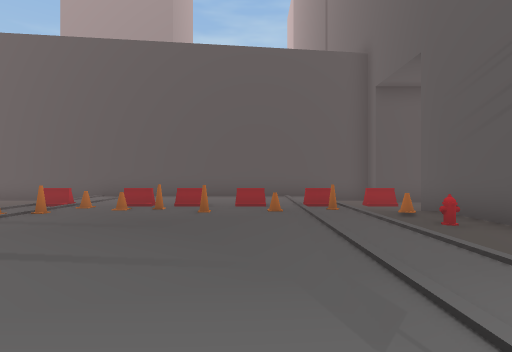
[1] (above)

24 first-person views from a walk through a Unity game level. The camera is 1.4 m above the floor, looks level and sees 80° across. The floor is counted in squares, 2 m on a side. Each view is taken from the middle of a square. On the plan, view 1 faces up. The plan holds only what a view shows up to about 10 squares ahead; the rest is blank. The place goes on beyond the plan. The player is left out.

[2]
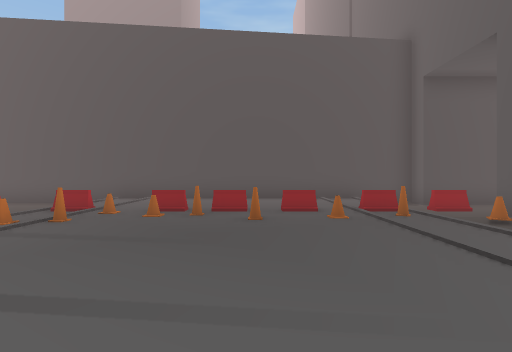

[3]
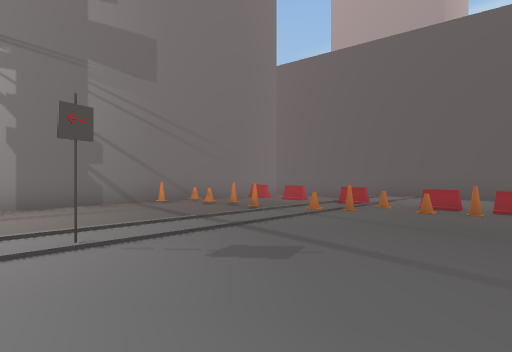

[4]
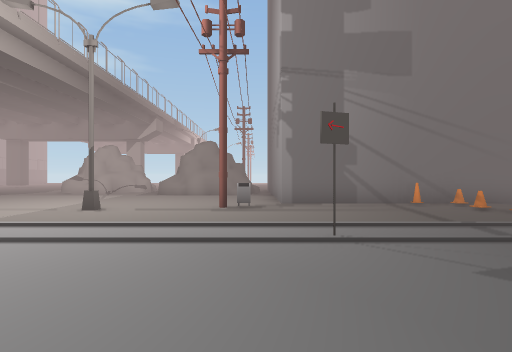

[5]
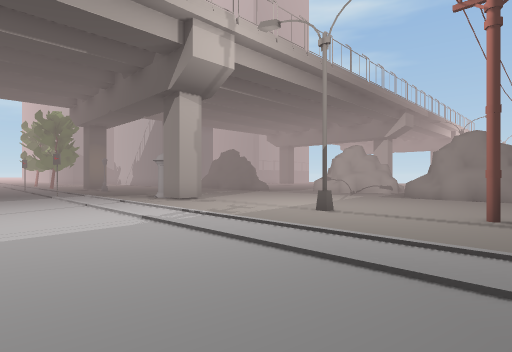

[6]
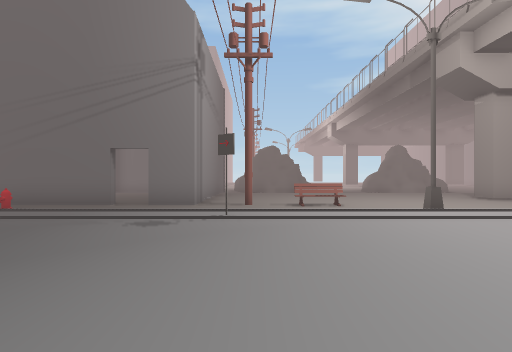

[7]
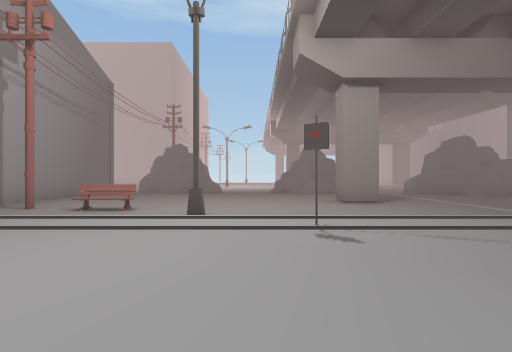

[8]
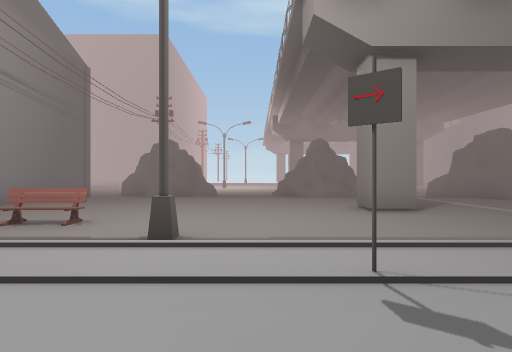

[9]
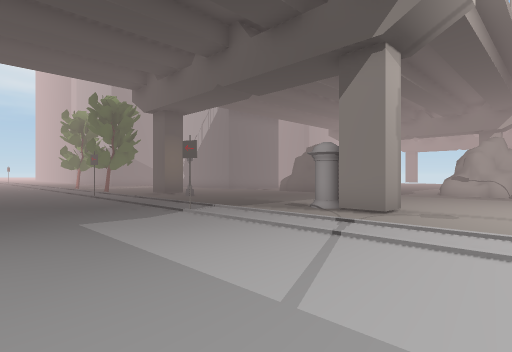

[10]
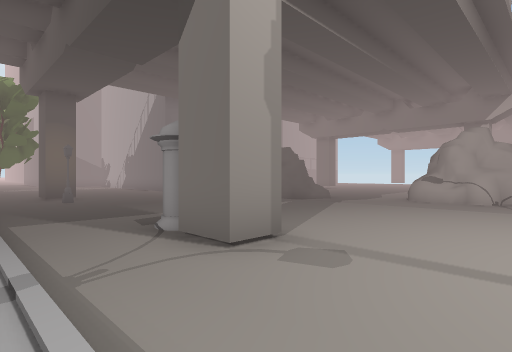

[11]
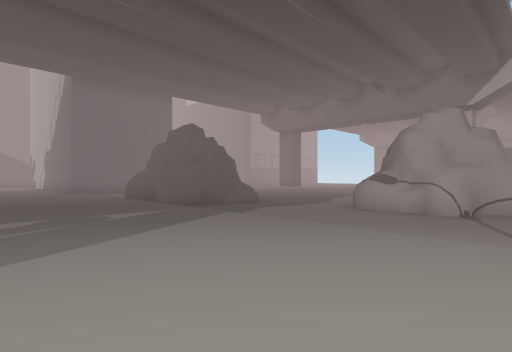

[12]
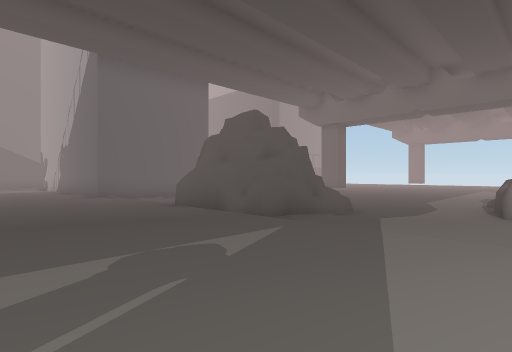

[13]
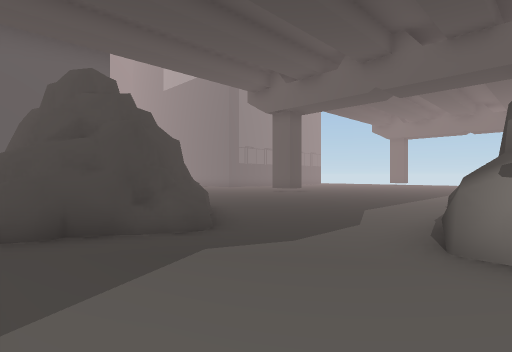

[14]
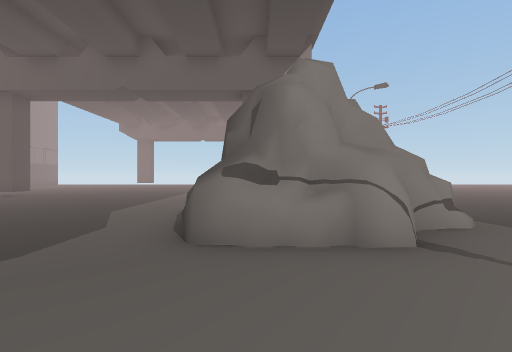

[15]
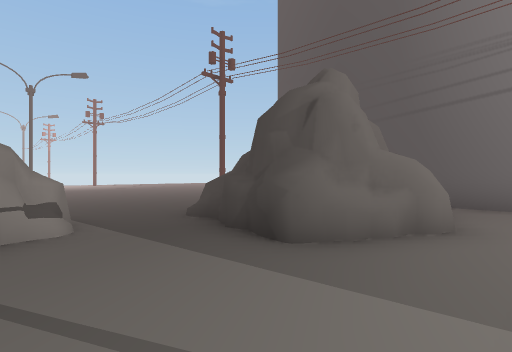

[16]
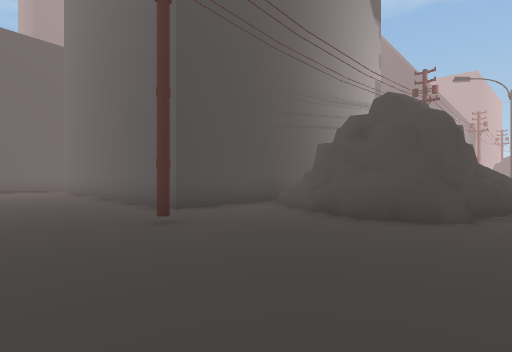

[17]
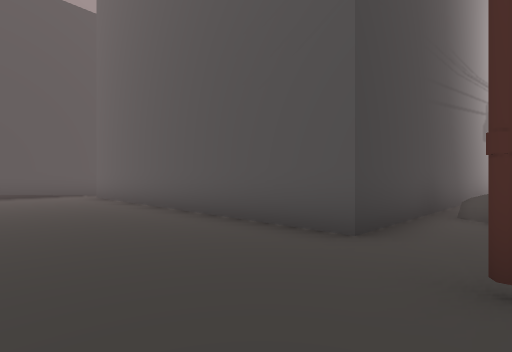

[18]
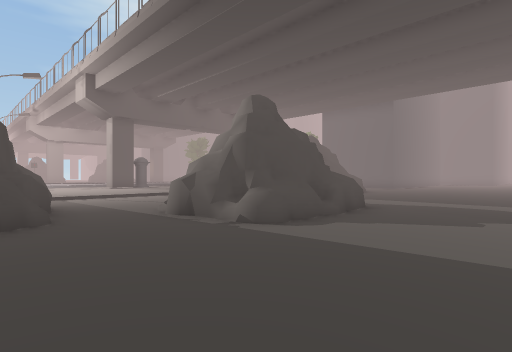

[19]
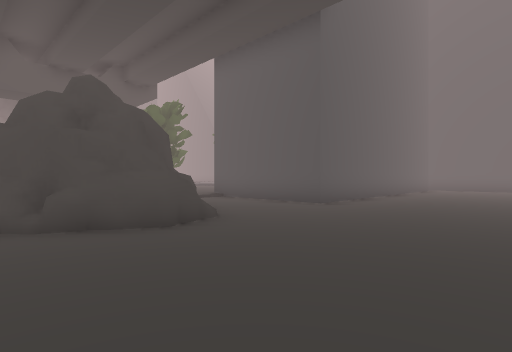

[20]
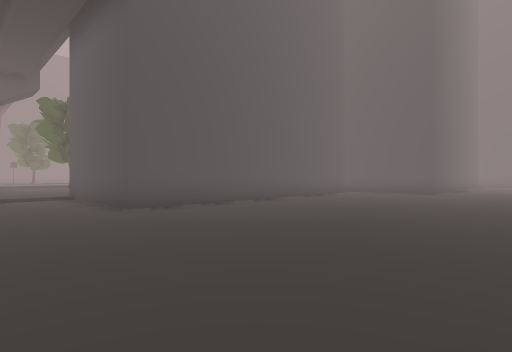

[21]
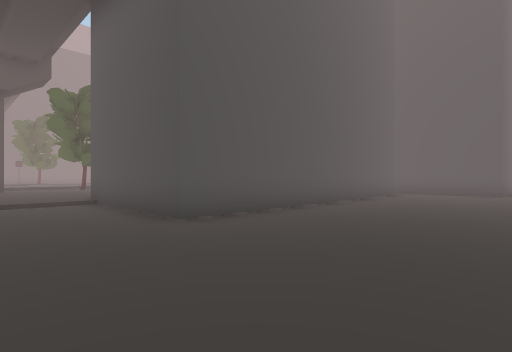

[22]
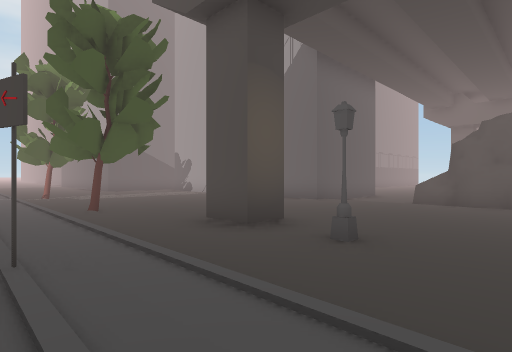

[23]
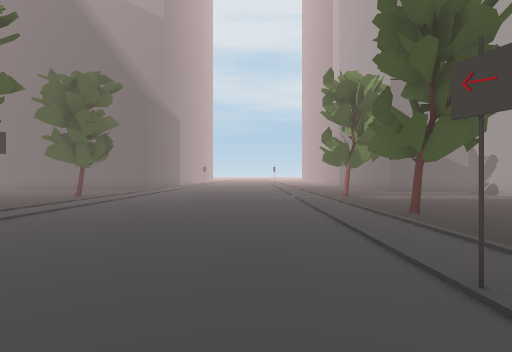

[24]
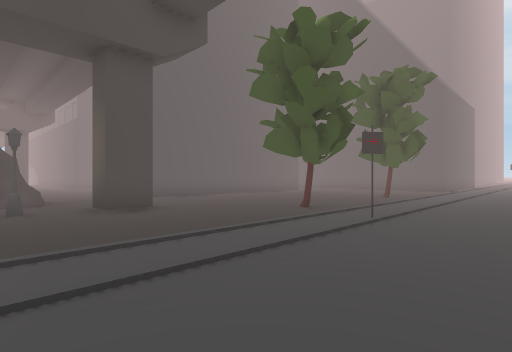

### Floor plan
Key: @ floor where view 1 was taken; # wall or solid block; . main floor; - floor 0.25 m lower than the main floor; / step, stairs or slope; = window, fence, low wall or low ledge; ^ raised ledge; B block; C cone; S sign; M mailbox; E bench; L lamp; T tree; O other object.
Columns run from 23 left of view 1 to 10 right of it. Each row starts with its distance up from view 1.
 11  ###          ##############
 10  ---           -- ......./-###
  9  ---#           - ......./---
  8  ---#           - ...B... ---
  7  ---#        # OB BCBC.BB.B#
  6  ---#        #.....CC.CC.CC#
  5  ---#        #OCOOC....../O#
  4 ----#        #O........../.#
  3 ----#        #.........../.#.
  2 ----#        #.........../...
  1 ----##########.....S...../.######
  0 ------//--  ...M.......@./.....
 -1 --#---###- ....#........S/.......
 -2 -----## #-/............../.E.....
 -3 -----^####/............../.E....
 -4 ------^##-/....#........./.......
 -5 ----------/............../#......
 -6 ----#^----/............../.......
 -7 ---=###---/.............S/.......
 -8 ---/####--/............../.......
 -9  --^###^--/....#........./...#...
-10  ---^^^---/....O....... ./.....
-11 ----------/........S...   ......
-12 ----------/...........     ......
-13 -------=##/...........      .....
-14 -------####...........       ../#
-15 ------^####............../..    #
-16 -------####.....L......../...L./##
-17 --------#^/........S...../.......#
-18 ----------/............../...#...
-19 ----------/............../.....
-20 -------####.............S/.....
-21 -------#    .....T......./T....
-22 -------#     ............/....
-23  ------#     ............/...
-24  ------#    ............./...
-25  ------#    ............./...
-26  ------#         T.    ../T
-27  ------#               ..
-28  -----
-29  ----

Positions as (right, up) in squares from view 1, and headings:
1: (0, 0), facing up
2: (-1, 1), facing up
3: (-1, 0), facing up-left
4: (-1, 0), facing left
5: (-2, 0), facing down-left
6: (-4, -1), facing right
7: (-3, -6), facing right
8: (-1, -6), facing right
9: (-1, -6), facing down-left
10: (-5, -6), facing down-left
11: (-9, -6), facing down-left
12: (-9, -9), facing down-left
13: (-13, -9), facing down-left
14: (-13, -9), facing left
15: (-13, -7), facing up-left
16: (-23, -5), facing up-right
17: (-23, -1), facing up-right
18: (-23, -3), facing down-right
19: (-21, -13), facing down-right
20: (-23, -17), facing down-right
21: (-21, -17), facing down-right
22: (-4, -14), facing down-left
23: (-3, -15), facing down
24: (-1, -15), facing down-right
